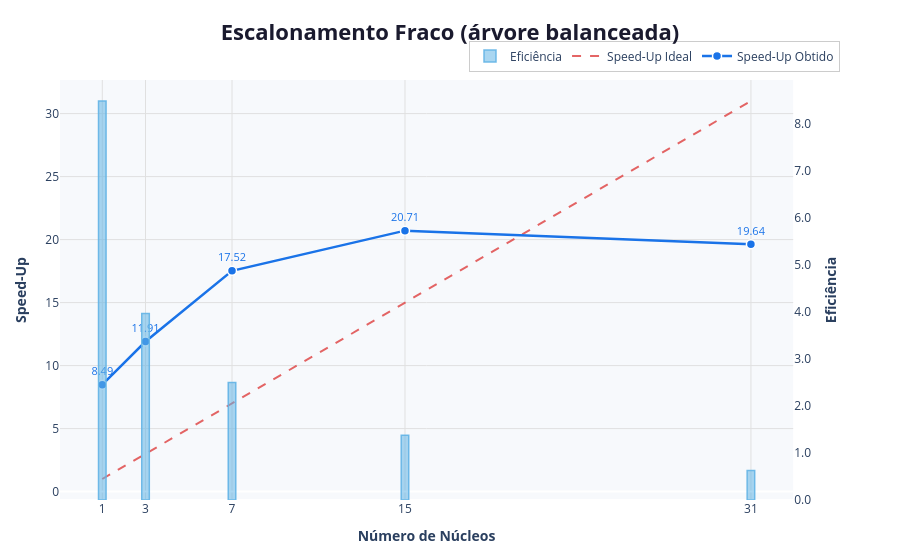

Notebook cell for this chart:
### Code cell
# ── Dados hardcoded ──────────────────────────────────────────────────────────
#nucleos          = [2,       3,       5,       9,       17,       33      ]
#carga            = [2048,    2580,    3250,    4096,    5160,     6502    ]
#tempoParalelo    = [101.6668, 117.4567, 138.1672, 162.3387, 180.6819, 180.8617]
#tempoSequencial  = [101.9150, 202.5277, 403.0367, 807.6726, 1610.4607, 3320.9214]

nucleos          = [1,       3,       7,       15,       31]
carga            = [2048, 2580, 3250, 4096, 5160]
tempoParalelo    = [12, 17, 23, 39, 82]
tempoSequencial  = [101.9150, 202.5277, 403.0367, 807.6726, 1610.4607]

# ── Cálculo do Speed-Up Ideal, Speed-Up e Eficiência ────────────────────────
speedUpIdeal = []
speedUp      = []
eficiencia   = []

for i in range(len(nucleos)):
    valorIdeal      = nucleos[i]          # 1 coordenador não computa
    valorSpeedUp    = tempoSequencial[i] / tempoParalelo[i]
    valorEficiencia = valorSpeedUp / valorIdeal

    speedUpIdeal.append(valorIdeal)
    speedUp.append(round(valorSpeedUp, 2))
    eficiencia.append(round(valorEficiencia, 2))

# ── Tabela no terminal ───────────────────────────────────────────────────────
cabecalho = (
    f"{'Núcleos':>8} | {'Carga (N)':>10} | {'T. Paralelo (s)':>16} | "
    f"{'T. Sequencial (s)':>18} | {'Speed-Up':>9} | {'S. Ideal':>9} | {'Eficiência':>11}"
)
separador = "-" * len(cabecalho)

print("\n  ESCALONAMENTO FRACO (árvore balanceada) – Multiplicação de Matrizes (MPI)\n")
print(separador)
print(cabecalho)
print(separador)

for i in range(len(nucleos)):
    linha = (
        f"{nucleos[i]:>8} | "
        f"{str(carga[i]) + 'x' + str(carga[i]):>10} | "
        f"{tempoParalelo[i]:>16.4f} | "
        f"{tempoSequencial[i]:>18.4f} | "
        f"{speedUp[i]:>9.2f} | "
        f"{speedUpIdeal[i]:>9} | "
        f"{eficiencia[i]:>11.2f}"
    )
    print(linha)

print(separador)

# ── Figura com eixo y secundário ─────────────────────────────────────────────
fig = make_subplots(specs=[[{"secondary_y": True}]])

# Barras – Eficiência (eixo y secundário)
fig.add_trace(
    go.Bar(
        x            = nucleos,
        y            = eficiencia,
        name         = "Eficiência",
        marker_color = "rgba(99, 180, 230, 0.55)",
        marker_line  = dict(color="rgba(99, 180, 230, 0.9)", width=1.5),
        width        = [0.35] * len(nucleos),
    ),
    secondary_y=True,
)

# Linha – Speed-Up Ideal
fig.add_trace(
    go.Scatter(
        x       = nucleos,
        y       = speedUpIdeal,
        mode    = "lines",
        name    = "Speed-Up Ideal",
        line    = dict(color="#E04B4B", width=2, dash="dash"),
        opacity = 0.85,
    ),
    secondary_y=False,
)

# Linha – Speed-Up Obtido
fig.add_trace(
    go.Scatter(
        x            = nucleos,
        y            = speedUp,
        mode         = "lines+markers+text",
        name         = "Speed-Up Obtido",
        line         = dict(color="#1A73E8", width=2.5),
        marker       = dict(size=9, symbol="circle", color="#1A73E8",
                            line=dict(color="white", width=1.5)),
        text         = speedUp,
        textposition = "top center",
        textfont     = dict(size=11, color="#1A73E8"),
    ),
    secondary_y=False,
)

# ── Layout ───────────────────────────────────────────────────────────────────
fig.update_layout(
    title=dict(
        text    = "<b>Escalonamento Fraco (árvore balanceada)</b>",
        font    = dict(size=22, color="#1a1a2e"),
        x       = 0.5,
        xanchor = "center",
    ),
    plot_bgcolor  = "#f7f9fc",
    paper_bgcolor = "#ffffff",
    legend=dict(
        orientation = "h",
        yanchor     = "bottom",
        y           = 1.02,
        xanchor     = "right",
        x           = 1,
        bgcolor     = "rgba(255,255,255,0.85)",
        bordercolor = "#cccccc",
        borderwidth = 1,
    ),
    xaxis=dict(
        title    = dict(text="<b>Número de Núcleos</b>", font=dict(size=14)),
        tickmode = "array",
        tickvals = nucleos,
        ticktext = [str(n) for n in nucleos],
        gridcolor = "#e0e0e0",
        showgrid  = True,
    ),
    margin    = dict(t=80, b=60, l=60, r=60),
    hovermode = "x unified",
)

# Eixo y primário – Speed-Up
fig.update_yaxes(
    title_text  = "<b>Speed-Up</b>",
    gridcolor   = "#e0e0e0",
    showgrid    = True,
    secondary_y = False,
)

# Eixo y secundário – Eficiência
fig.update_yaxes(
    title_text  = "<b>Eficiência</b>",
    tickformat  = ".1f",
    showgrid    = False,
    secondary_y = True,
)

fig.show()

### Figure 1 — Plotly figure (JSON) as saved in the notebook; plotly's stock layout.template omitted (floating-point values rounded to 4 significant figures)
{"data": [{"marker": {"color": "rgba(99, 180, 230, 0.55)", "line": {"color": "rgba(99, 180, 230, 0.9)", "width": 1.5}}, "name": "Eficiência", "type": "bar", "width": [0.35, 0.35, 0.35, 0.35, 0.35], "x": [1, 3, 7, 15, 31], "xaxis": "x", "y": [8.49, 3.97, 2.5, 1.38, 0.63], "yaxis": "y2"}, {"line": {"color": "#E04B4B", "dash": "dash", "width": 2}, "mode": "lines", "name": "Speed-Up Ideal", "opacity": 0.85, "type": "scatter", "x": [1, 3, 7, 15, 31], "xaxis": "x", "y": [1, 3, 7, 15, 31], "yaxis": "y"}, {"line": {"color": "#1A73E8", "width": 2.5}, "marker": {"color": "#1A73E8", "line": {"color": "white", "width": 1.5}, "size": 9, "symbol": "circle"}, "mode": "lines+markers+text", "name": "Speed-Up Obtido", "text": ["8.49", "11.91", "17.52", "20.71", "19.64"], "textfont": {"color": "#1A73E8", "size": 11}, "textposition": "top center", "type": "scatter", "x": [1, 3, 7, 15, 31], "xaxis": "x", "y": [8.49, 11.91, 17.52, 20.71, 19.64], "yaxis": "y"}], "layout": {"hovermode": "x unified", "legend": {"bgcolor": "rgba(255,255,255,0.85)", "bordercolor": "#cccccc", "borderwidth": 1, "orientation": "h", "x": 1, "xanchor": "right", "y": 1.02, "yanchor": "bottom"}, "margin": {"b": 60, "l": 60, "r": 60, "t": 80}, "paper_bgcolor": "#ffffff", "plot_bgcolor": "#f7f9fc", "title": {"font": {"color": "#1a1a2e", "size": 22}, "text": "<b>Escalonamento Fraco (árvore balanceada)</b>", "x": 0.5, "xanchor": "center"}, "xaxis": {"anchor": "y", "domain": [0, 0.94], "gridcolor": "#e0e0e0", "showgrid": true, "tickmode": "array", "ticktext": ["1", "3", "7", "15", "31"], "tickvals": [1, 3, 7, 15, 31], "title": {"font": {"size": 14}, "text": "<b>Número de Núcleos</b>"}}, "yaxis": {"anchor": "x", "domain": [0, 1], "gridcolor": "#e0e0e0", "showgrid": true, "title": {"text": "<b>Speed-Up</b>"}}, "yaxis2": {"anchor": "x", "overlaying": "y", "showgrid": false, "side": "right", "tickformat": ".1f", "title": {"text": "<b>Eficiência</b>"}}}}
